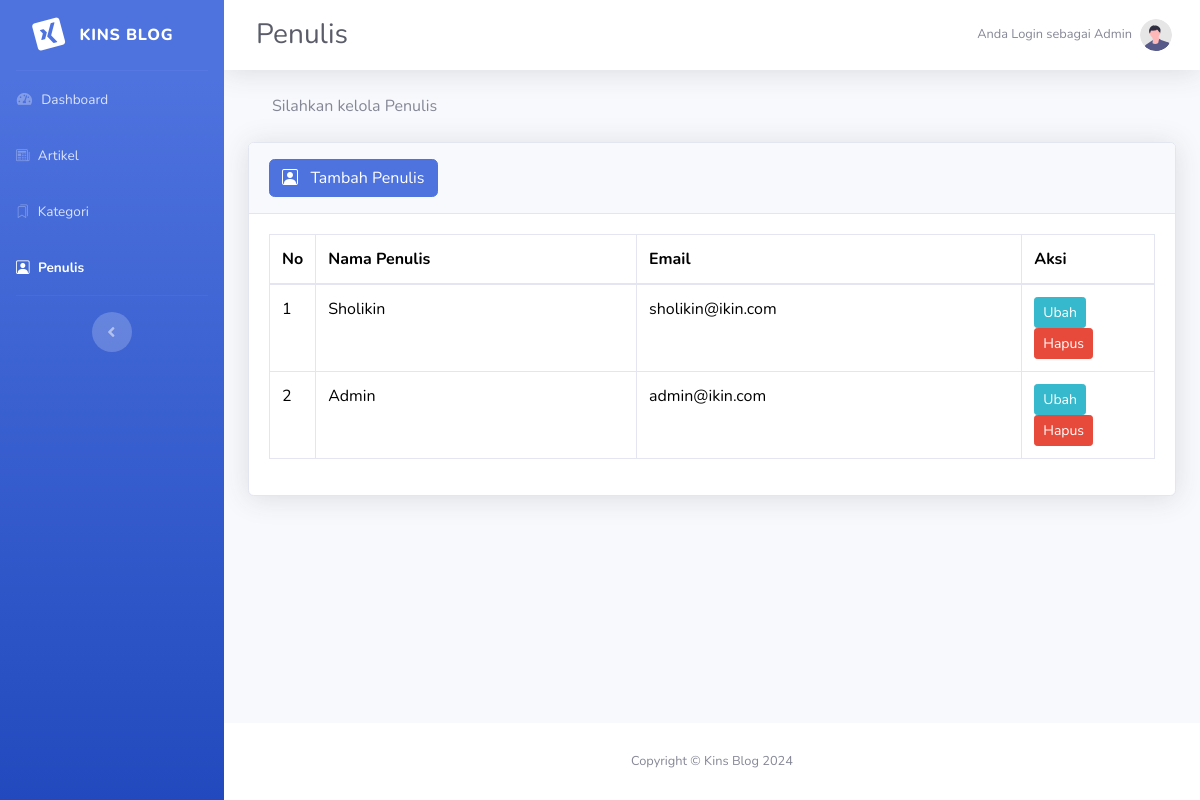
Page /admin/penulis.php (signed in) on the earlier database version.
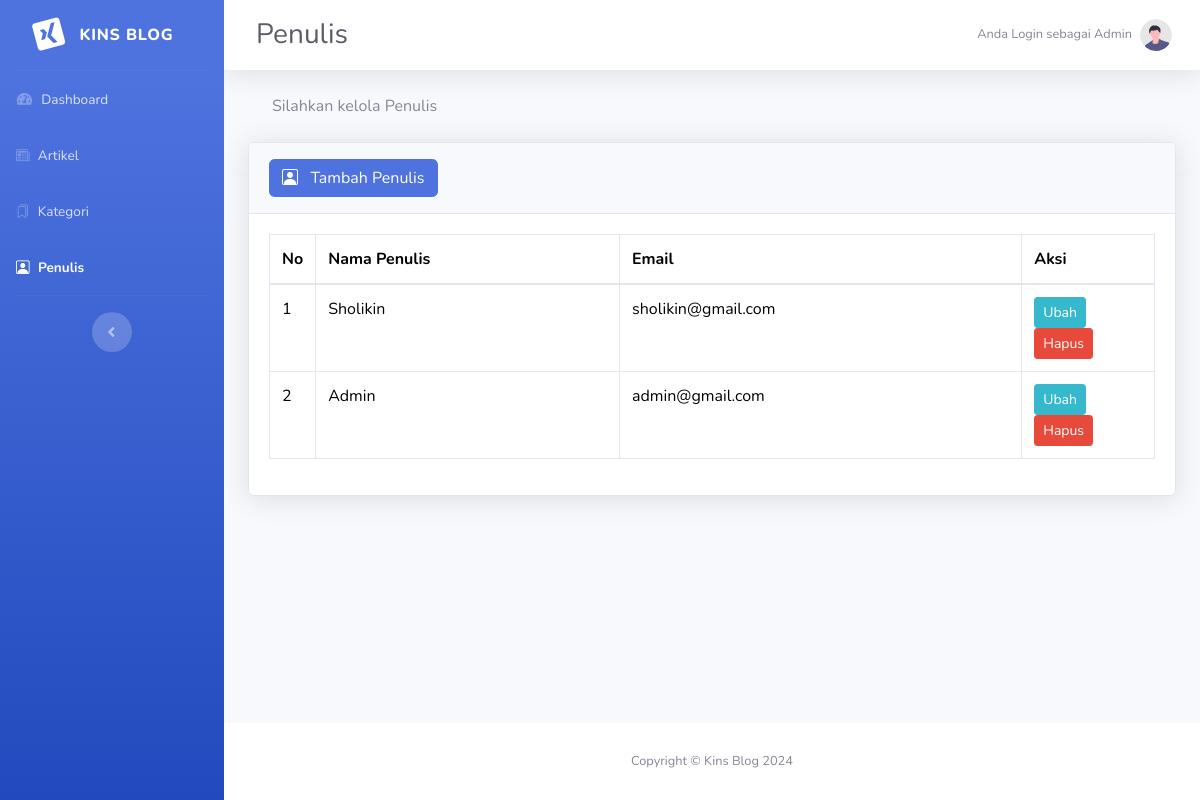
Same page on the later database version.
### tables this page shows
CREATE TABLE `penulis` (
  `id_penulis` int(11) NOT NULL,
  `username` varchar(90) DEFAULT NULL,
  `password` varchar(90) DEFAULT NULL,
  `email` varchar(90) DEFAULT NULL
);

### admin/penulis.php (the view, shortened to what this page needs)
<?php
require 'function.php';
 ?>
<!DOCTYPE html>
<html lang="en">
<head>
    <link href="https://cdn.jsdelivr.net/npm/bootstrap@5.3.3/dist/css/bootstrap.min.css" rel="stylesheet">
    <link href="vendor/fontawesome-free/css/all.min.css" rel="stylesheet" type="text/css">
    <link href="css/sb-admin-2.min.css" rel="stylesheet">
    <link rel="stylesheet" href="https://cdn.jsdelivr.net/npm/bootstrap-icons@1.11.3/font/bootstrap-icons.min.css">
</head>
<body id="page-top">
    <div id="wrapper">
        <ul class="navbar-nav bg-gradient-primary sidebar sidebar-dark accordion" id="accordionSidebar">
            <a class="sidebar-brand d-flex align-items-center justify-content-center" href="index.php">
                <div class="sidebar-brand-icon rotate-n-15">
                    <i class="fab fa-xing-square"></i>
                </div>
                <div class="sidebar-brand-text mx-3">Kins Blog</div>
            </a>
            <hr class="sidebar-divider my-0">
            <li class="nav-item :hover">
                <a class="nav-link" href="index.php">
                    <i class="fas fa-fw fa-tachometer-alt"></i>
                    <span>Dashboard</span></a>
            </li>
            <li class="nav-item :hover">
                <a class="nav-link" href="artikel.php">
                    <i class="bi bi-newspaper"></i>
                    <span>Artikel</span></a>
            </li>
            <li class="nav-item :hover">
                <a class="nav-link" href="kategori.php">
                    <i class="bi bi-bookmarks"></i>
                    <span>Kategori</span></a>
            </li>
            <li class="nav-item active">
                <a class="nav-link" href="penulis.php">
                    <i class="bi bi-person-square"></i>
                    <span>Penulis</span></a>
            </li>
            <hr class="sidebar-divider d-none d-md-block">
            <div class="text-center d-none d-md-inline">
                <button class="rounded-circle border-0" id="sidebarToggle"></button>
            </div>
        </ul>
        <div id="content-wrapper" class="d-flex flex-column">
            <div id="content">
                <nav class="navbar navbar-expand navbar-light bg-white topbar mb-4 static-top shadow">
                    <div class="d-none d-sm-inline-block mr-auto ml-md-3 my-2 my-md-0 mw-100 navbar-title">
                        <h1 class="h3 mb-0 text-gray-800">Penulis</h1>
                    </div>
                    <ul class="navbar-nav ml-auto">
                        <li class="nav-item dropdown no-arrow">
                            <a class="nav-link dropdown-toggle" href="#" id="userDropdown" role="button"
                                data-toggle="dropdown" aria-haspopup="true" aria-expanded="false">
                                <span class="mr-2 d-none d-lg-inline text-gray-600 small">
                                    <?php echo "Anda Login sebagai ".$_SESSION["username"]; ?>
                                    </span>
                                <img class="img-profile rounded-circle"
                                    src="img/undraw_profile.svg">
                            </a>
                        </li>
                    </ul>
                </nav>
                <div class="container-fluid">
                    <div class=container>
                        Silahkan kelola Penulis<br><br>
                    </div>
                     <div class="card shadow mb-4">
                        <div class="card-header py-3">
                            <button class="btn btn-primary" name="btn_penulis_baru" id="btn_penulis_baru"
                                data-bs-toggle="modal" data-bs-target="#modalFormPenulis">
                                <i class="bi bi-person-square"></i></i></i> &nbsp Tambah Penulis</button>
                        </div>
                        <div class="card-body">
                            <div class="table-responsive">
                                <table class="table table-bordered" id="dataTable" width="100%" cellspacing="0">
                                    <thead>
                                        <tr>
                                            <th style="width: 5%;">No</th>
                                            <th>Nama Penulis</th>
                                            <th>Email </th>
                                            <th style="width: 15%;">Aksi</th>
                                        </tr>
                                    </thead>
                                    <tbody>
                                    <?php
                                        $sql = "SELECT * FROM penulis ORDER BY id_penulis DESC";
                                        $result = mysqli_query($conn, $sql);
                                        if (mysqli_num_rows($result) > 0) {
                                            $nmrtbl = 0;
                                            while($row = mysqli_fetch_assoc($result)) {
                                            $nmrtbl++;
                                            $data_id_penulis = $row['id_penulis'];
                                            $data_nama = $row['username'];
                                            $data_email = $row['email'];
                                    ?>
                                        <tr>
                                            <td><?php echo $nmrtbl; ?></td>
                                            <td><?php echo $data_nama; ?></td>
                                            <td><?php echo $data_email; ?></td>
                                            <td>
                                                <button class="btn btn-info btn-sm" name="btn_ubah_penulis" data-bs-toggle="modal" data-bs-target="#modalUbahPenulis<?php echo $data_id_penulis; ?>">Ubah</button>
                                                <button class="btn btn-danger btn-sm" name="btn_hapus_penulis" data-bs-toggle="modal" data-bs-target="#modalHapusPenulis<?php echo $data_id_penulis; ?>">Hapus</button>
                                            </td>
                                        </tr>
                                            <div class="modal fade" id="modalUbahPenulis<?php echo $data_id_penulis; ?>" data-bs-backdrop="static">
                                    <?php
                                              }
                                            } else {
                                              echo "0 results";
                                            }
                                         ?>
                                       </tbody>
                                </table>
                            </div>
                        </div>
                    </div>
                </div>
            </div>
            <footer class="sticky-footer bg-white">
                <div class="container my-auto">
                    <div class="copyright text-center my-auto">
                        <span>Copyright &copy; Kins Blog 2024</span>
                    </div>
                </div>
            </footer>
        </div>
    </div>
</body>
</html>

Differences in the rows shown:
changed penulis "Sholikin": email "sholikin@ikin.com" → "sholikin@gmail.com"
changed penulis "Admin": email "admin@ikin.com" → "admin@gmail.com"
